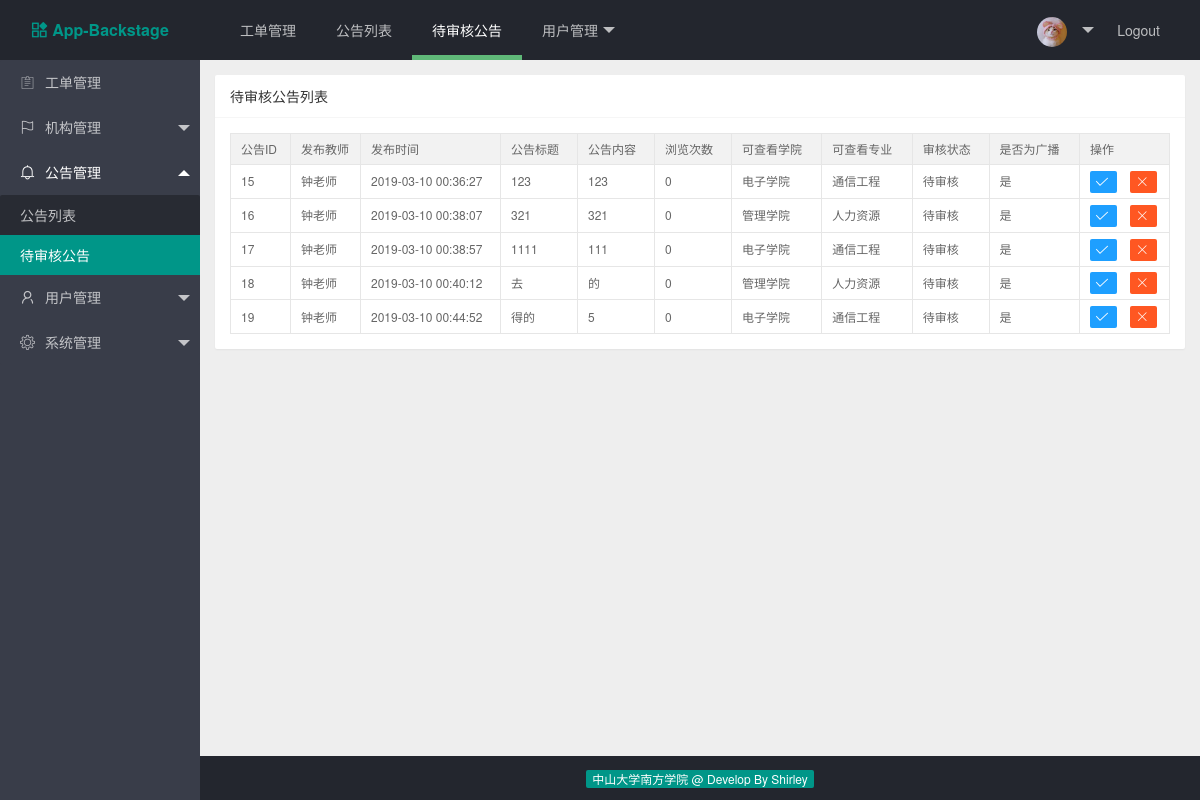
Before: /index.php/web/nt_mgt/unreview_list with the older database file.
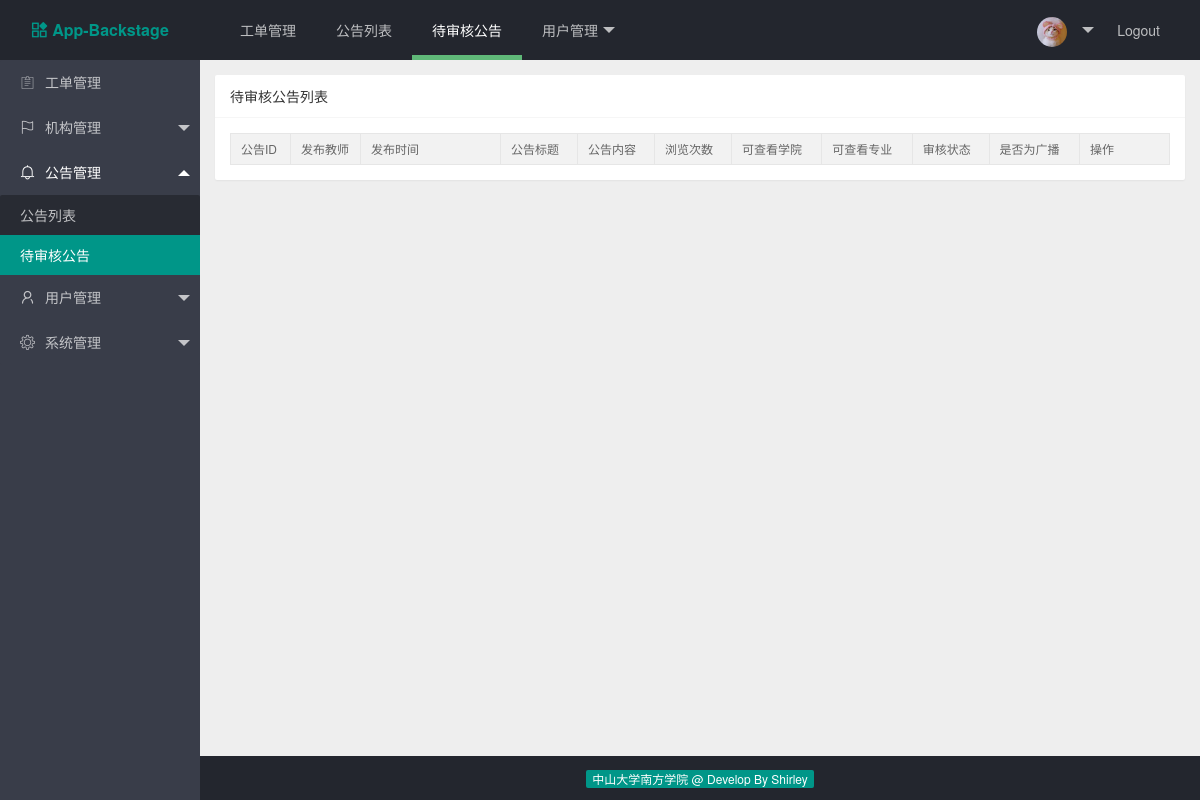
After: the same page with the newer database file.
### tables this page shows
CREATE TABLE IF NOT EXISTS `notice_tb` (
  `notice_id` int(11) NOT NULL AUTO_INCREMENT COMMENT '公告ID',
  `notice_tea_id` int(11) NOT NULL COMMENT '发布公告教师的ID',
  `notice_time` datetime NOT NULL COMMENT '发布公告的时间',
  `notice_title` varchar(200) NOT NULL DEFAULT '0' COMMENT '公告标题',
  `notice_content` text NOT NULL COMMENT '公告内容',
  `notice_read_times` int(11) NOT NULL DEFAULT '0' COMMENT '公告被浏览次数',
  `college_id` int(11) NOT NULL COMMENT '可查看的学院ID',
  `major_id` int(11) NOT NULL COMMENT '可查看的专业ID',
  `notice_pass_review` int(11) NOT NULL COMMENT '是否通过审核',
  `notice_is_all` int(11) DEFAULT NULL COMMENT '是否发送至全校',
  PRIMARY KEY (`notice_id`)
);

CREATE TABLE IF NOT EXISTS `tea_user_tb` (
  `tea_id` bigint(20) NOT NULL AUTO_INCREMENT COMMENT '教师用户ID',
  `role_id` int(11) NOT NULL DEFAULT '0' COMMENT '角色ID',
  `tea_account` varchar(50) NOT NULL DEFAULT '0' COMMENT '工号，为登录账号',
  `tea_password` varchar(50) NOT NULL DEFAULT '0' COMMENT '登录密码',
  `tea_name` varchar(50) NOT NULL DEFAULT '0' COMMENT '教师姓名',
  `tea_spell` varchar(50) NOT NULL DEFAULT '0' COMMENT '姓名拼音',
  `tea_sex` varchar(50) NOT NULL DEFAULT '0' COMMENT '教师性别',
  `college_id` int(11) DEFAULT NULL COMMENT '学院ID',
  `major_id` int(11) DEFAULT NULL COMMENT '专业ID',
  `tea_phone` varchar(50) DEFAULT NULL COMMENT '电话',
  `tea_course` varchar(200) DEFAULT NULL COMMENT '所有教授课程，以逗号分隔',
  `tea_isInstructor` int(2) DEFAULT NULL COMMENT '是否为辅导员',
  PRIMARY KEY (`tea_id`)
);

CREATE TABLE IF NOT EXISTS `college_info_tb` (
  `college_id` int(11) NOT NULL AUTO_INCREMENT COMMENT '学院id',
  `college_name` varchar(200) NOT NULL COMMENT '学院名称',
  `college_icon` varchar(100) NOT NULL COMMENT '学院图标',
  `college_address` varchar(300) NOT NULL COMMENT '学院地址',
  `college_introduction` text NOT NULL COMMENT '学院简介',
  PRIMARY KEY (`college_id`)
);

CREATE TABLE IF NOT EXISTS `major_info_tb` (
  `major_id` int(11) NOT NULL AUTO_INCREMENT COMMENT '专业id',
  `college_id` int(11) NOT NULL COMMENT '所属学院id',
  `major_name` varchar(50) NOT NULL COMMENT '专业名称',
  `major_introduction` varchar(800) NOT NULL COMMENT '专业简介',
  PRIMARY KEY (`major_id`)
);

### application/controllers/web/Notice.php (called while the page is built, shortened)
<?php
class Notice extends CI_Controller {
	public function get_unreview_notice()
	{
		$this->load->model('web/notice_model');
		$res = $this->notice_model->get_unreview_notice();
		return $res;
	}
	public function unreview($page = 'unreview')
	{
		$data['unreview_notice_list'] = $this->get_unreview_notice();
		$this->load->view('common/header');
		$this->load->view('common/navbar');
		$this->load->view('common/sidebar');
		$this->load->view('notice/unreview', $data);
		$this->load->view('common/footer');
	}
}

### index.php (called while the page is built, shortened)
<?php
require_once BASEPATH.'core/CodeIgniter.php';

### application/models/web/Notice_model.php (called while the page is built, shortened)
<?php
class Notice_model extends CI_Model {
    public static $table_name = 'notice_tb';
    public function get_unreview_notice()
    {
        $this->db->select('*');
        $this->db->join('college_info_tb','college_info_tb.college_id = notice_tb.college_id');
        $this->db->join('major_info_tb','major_info_tb.major_id = notice_tb.major_id');
        $this->db->join('tea_user_tb','tea_user_tb.tea_id = notice_tb.notice_tea_id');
        $this->db->where('notice_pass_review', 0);
        $query_res = $this->db->get(self::$table_name);
        return $query_res->result_array();
    }
}

### application/views/notice/unreview.php (the view)
<div class="layui-body layui-bg-gray">
    <div style="padding: 15px;" id="unreview_list">
        <div class="layui-card">
            <div class="layui-card-header">
                待审核公告列表
            </div>
            <div class="layui-card-body">
                <table class="layui-table" lay-size="sm">
                    <colgroup>
                        <col width="60">
                        <col width="70">
                        <col width="140">
                        <col>
                        <col>
                        <col>
                        <col>
                        <col>
                        <col>
                        <col>
                        <col width="90">
                    </colgroup>
                    <thead>
                        <tr>
                            <th>公告ID</th>
                            <th>发布教师</th>
                            <th>发布时间</th>
                            <th>公告标题</th>
                            <th>公告内容</th>
                            <th>浏览次数</th>
                            <th>可查看学院</th>
                            <th>可查看专业</th>
                            <th>审核状态</th>
                            <th>是否为广播</th>
                            <th>操作</th>
                        </tr>
                    </thead>
                    <tbody>
                        <?php foreach ($unreview_notice_list as $notice):?>
                            <tr>
                                <td><?php echo $notice['notice_id'];?></td>
                                <td><?php echo $notice['tea_name'];?></td>
                                <td><?php echo $notice['notice_time'];?></td>
                                <td><?php echo $notice['notice_title'];?></td>
                                <td><?php echo $notice['notice_content'];?></td>
                                <td><?php echo $notice['notice_read_times'];?></td>
                                <td><?php echo $notice['college_name'];?></td>
                                <td><?php echo $notice['major_name'];?></td>
                                <td>
                                    <?php
                                        if ($notice['notice_pass_review'] === '0') {
                                            echo '待审核';
                                        } else if ($notice['notice_pass_review'] === '1') {
                                            echo '审核通过';
                                        } else {
                                            echo '审核不通过';
                                        }
                                    ?>
                                </td>
                                <td><?php echo $notice['notice_content'] === '0' ? '否' : '是';?></td>
                                <td>
                                    <a title="点击审核通过" href="<?php echo site_url('web/nt_mgt/pass_notice').'?notice_id='.$notice['notice_id']; ?>"
                                        class="layui-btn layui-btn-normal layui-btn-xs">
                                        <i class="layui-icon">&#xe605;</i>
                                    </a>
                                    <a title="点击审核不通过" href="<?php echo site_url('web/nt_mgt/unpass_notice').'?notice_id='.$notice['notice_id']; ?>"
                                        class="layui-btn layui-btn-danger layui-btn-xs">
                                        <i class="layui-icon">&#x1006;</i>
                                    </a>
                                </td>
                            </tr>
                        <?php endforeach;?>
                    </tbody>
                </table>
            </div>
        </div>
    </div>
</div>

### application/views/common/header.php (shortened to what this page needs)
<!DOCTYPE html>
<html>
<head>
    <link rel="stylesheet" type="text/css" media="screen" href="<?php echo base_url('public/layui/css/layui.css') ?>">
    <link rel="stylesheet" type="text/css" media="screen" href="<?php echo base_url('public/common/css/common.css') ?>">
</head>
<body class="layui-layout-body">
    <div class="layui-layout layui-layout-admin">

### application/views/common/navbar.php (shortened to what this page needs)
<div class="layui-header">
  <div class="layui-logo navber-title"><i class="layui-icon siderbar-icon">&#xe653;</i>App-Backstage</div>
  <ul class="layui-nav layui-layout-left">
    <li class="layui-nav-item <?php echo uri_string() === 'web/order_mgt'? 'layui-this' : '' ?>">
      <a href="<?php echo site_url('web/order_mgt') ?>">工单管理</a>
    </li>
    <li class="layui-nav-item <?php echo uri_string() === 'web/nt_mgt/notice_list'? 'layui-this' : '' ?>">
      <a href="<?php echo site_url('web/nt_mgt/notice_list') ?>">公告列表</a>
    </li>
    <li class="layui-nav-item <?php echo uri_string() === 'web/nt_mgt/unreview_list'? 'layui-this' : '' ?>">
      <a href="<?php echo site_url('web/nt_mgt/unreview_list') ?>">待审核公告</a>
    </li>
    <li class="layui-nav-item <?php echo strpos(uri_string(),'user_mgt')  !== false ? 'layui-this' : '' ?>">
      <a href="javascript:;">用户管理</a>
    </li>
  </ul>
  <ul class="layui-nav layui-layout-right">
    <li class="layui-nav-item <?php echo uri_string() === 'web/sys_mgt/baseInfo'? 'layui-this' : '' ?>">
      <a href="javascript:;">
        <img src="<?php echo base_url('public/common/image/avatar.jpg') ?>" class="layui-nav-img">
      </a>
    </li>
    <li class="layui-nav-item"><a href="<?php echo site_url('web/logout') ?>">Logout</a></li>
  </ul>
</div>

### application/views/common/sidebar.php (shortened to what this page needs)
<div class="layui-side layui-bg-black">
    <div class="layui-side-scroll">
      <ul class="layui-nav layui-nav-tree"  lay-filter="test"  id="sidebar">
        <li class="layui-nav-item <?php echo uri_string() === 'web/order_mgt'? 'layui-this' : '' ?>">
            <a href="<?php echo site_url('web/order_mgt') ?>">
                <i class="layui-icon siderbar-icon">&#xe63c;</i>工单管理
            </a>
        </li>
        <li class="layui-nav-item <?php echo strpos(uri_string(),'org_mgt')  !== false ? 'layui-nav-itemed' : '' ?>">
            <a href="javascript:;"><i class="layui-icon siderbar-icon">&#xe66c;</i>机构管理</a>
        </li>
        <li class="layui-nav-item <?php echo strpos(uri_string(),'nt_mgt')  !== false ? 'layui-nav-itemed' : '' ?>">
            <a href="javascript:;"><i class="layui-icon siderbar-icon">&#xe667;</i>公告管理</a>
            <dl class="layui-nav-child">
                <dd <?php echo strpos(uri_string(),'notice_list')  !== false ? 'class="layui-this"' : '' ?> >
                    <a href="<?php echo site_url('web/nt_mgt/notice_list') ?>">公告列表</a>
                </dd>
                <dd <?php echo strpos(uri_string(),'unreview_list')  !== false ? 'class="layui-this"' : '' ?> >
                    <a href="<?php echo site_url('web/nt_mgt/unreview_list') ?>">待审核公告</a>
                </dd>
            </dl>
        </li>
        <li class="layui-nav-item <?php echo strpos(uri_string(),'user_mgt')  !== false ? 'layui-nav-itemed' : '' ?>">
            <a href="javascript:;"><i class="layui-icon siderbar-icon">&#xe66f;</i>用户管理</a>
        </li>
        <li class="layui-nav-item <?php echo strpos(uri_string(),'sys_mgt')  !== false ? 'layui-nav-itemed' : '' ?>">
            <a href="javascript:;"><i class="layui-icon siderbar-icon">&#xe716;</i>系统管理</a>
        </li>
      </ul>
    </div>
</div>

### application/views/common/footer.php (shortened to what this page needs)
    <div class="layui-footer" style="text-align: center; background-color: #23262E;">
        <span class="layui-badge layui-bg-green">中山大学南方学院 @ Develop By Shirley</span>
    </div>
</div>
</body>
</html>

### public/common/css/common.css (style rules this page uses)
.navber-title { font-size: 15px; font-weight: bold; }
.navber-title i { margin-right: 5px; }
#sidebar .siderbar-icon { font-size: 15px; margin-right: 10px; }

Changed rows visible on the page:
removed notice_tb: notice_id "15", tea_user_tb.tea_name "钟老师", notice_time "2019-03-10 00:36:27", notice_title "123", notice_content "123", notice_read_times "0", college.college_name "电子学院", major.major_name "通信工程", notice_pass_review "待审核", shows "是"
removed notice_tb: notice_id "16", tea_user_tb.tea_name "钟老师", notice_time "2019-03-10 00:38:07", notice_title "321", notice_content "321", notice_read_times "0", college.college_name "管理学院", major.major_name "人力资源", notice_pass_review "待审核", shows "是"
removed notice_tb: notice_id "17", tea_user_tb.tea_name "钟老师", notice_time "2019-03-10 00:38:57", notice_title "1111", notice_content "111", notice_read_times "0", college.college_name "电子学院", major.major_name "通信工程", notice_pass_review "待审核", shows "是"
removed notice_tb: notice_id "18", tea_user_tb.tea_name "钟老师", notice_time "2019-03-10 00:40:12", notice_title "去", notice_content "的", notice_read_times "0", college.college_name "管理学院", major.major_name "人力资源", notice_pass_review "待审核", shows "是"
removed notice_tb: notice_id "19", tea_user_tb.tea_name "钟老师", notice_time "2019-03-10 00:44:52", notice_title "得的", notice_content "5", notice_read_times "0", college.college_name "电子学院", major.major_name "通信工程", notice_pass_review "待审核", shows "是"
